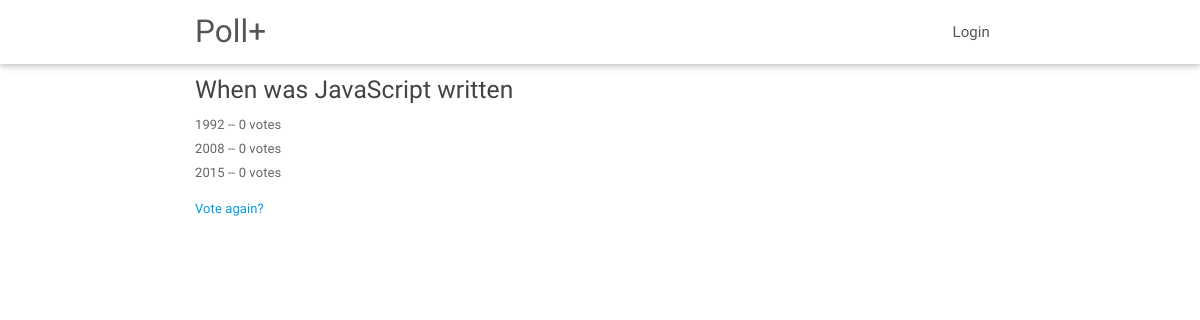
The app's page /polls/4/results/, older data.
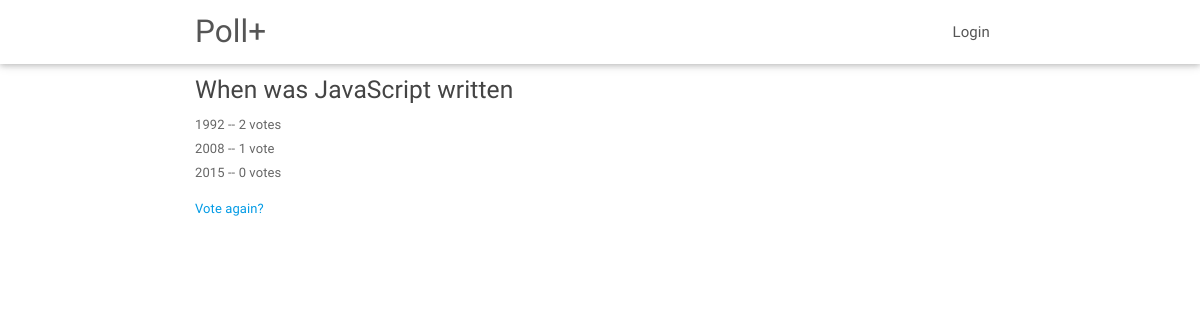
The same page, newer data.
### polls/models.py (models this page shows, shortened)
class Question(models.Model):
	question_text = models.CharField(max_length=200)
	pub_date = models.DateTimeField('date published')
	def was_published_recently(self):
		now = timezone.now()
		return now - datetime.timedelta(days=1) <= self.pub_date <= now
	was_published_recently.admin_order_field = 'pub_date'
	was_published_recently.boolen = True
	was_published_recently.short_description = 'Published recently?'

class Choice(models.Model):
	question = models.ForeignKey(Question)
	choice_text = models.CharField(max_length=200)
	votes = models.IntegerField(default=0)

### polls/views.py (the view)
# urls.py: url(r'^(?P<pk>[0-9]+)/results/$', views.ResultsView.as_view(), name='results'),
class ResultsView(generic.DetailView):
	model = Question
	template_name = 'polls/results.html'

### polls/templates/polls/results.html
{% extends 'polls/layout.html' %}
{% block content %}
	<h5>{{ question.question_text }}</h5>
	<ul>
	{% for choice in question.choice_set.all %}
		<li>{{ choice.choice_text }} -- {{ choice.votes }} vote{{ choice.votes|pluralize }}</li>
	{% endfor %}
	</ul>
	<a href="{% url 'polls:detail' question.id %}">Vote again?</a>
{% endblock %}

### polls/templates/polls/layout.html (shortened to what this page needs)
<!DOCTYPE html>
<html>
<head>
	{% load staticfiles %}
	<link rel="stylesheet" type="text/css" href="{% static 'polls/bootstrap.paper.css' %}" />
	<link rel="stylesheet" type="text/css" href="{% static 'polls/materialize/css/materialize.css' %}" />
	<link rel="stylesheet" type="text/css" href="{% static 'polls/style.css' %}" />
</head>
<body>
<div class="main">
	{% block nav %}
	<nav class="white" role="navigation">
	    <div class="nav-wrapper container">
	      <a id="logo-container" href="/polls" class="brand-logo">Poll+</a>
	      <ul class="right hide-on-med-and-down">
	      {% if request.user.username %}
	      	<li class="dropdown">
			    <a class="dropdown-toggle" data-toggle="dropdown" href="{% url 'polls:profile' %}">
			      {{ request.user.first_name }} <span class="caret"></span>
			    </a>
			    <ul class="dropdown-menu">
			      <li><a href="{% url 'polls:logout' %}">Logout</a></li>
			    </ul>
			 </li>
	      {% else %}
	        <li><a href="{% url 'polls:login' %}">Login</a></li>
	      {% endif %}
	      </ul>
	    </div>
  	</nav>
  	{% endblock %}
	<div class="container">
	    {% block content %}
	    {% endblock %}
	</div>
</div>
</body>
</html>

### polls/static/polls/style.css (style rules this page uses)
nav a { color: #555 !important; }

Row changes from the older to the newer data that the page shows:
changed Choice (number 1 of 3 on the later page): votes "0" → "2"
changed Choice (number 2 of 3 on the later page): votes "0" → "1"
